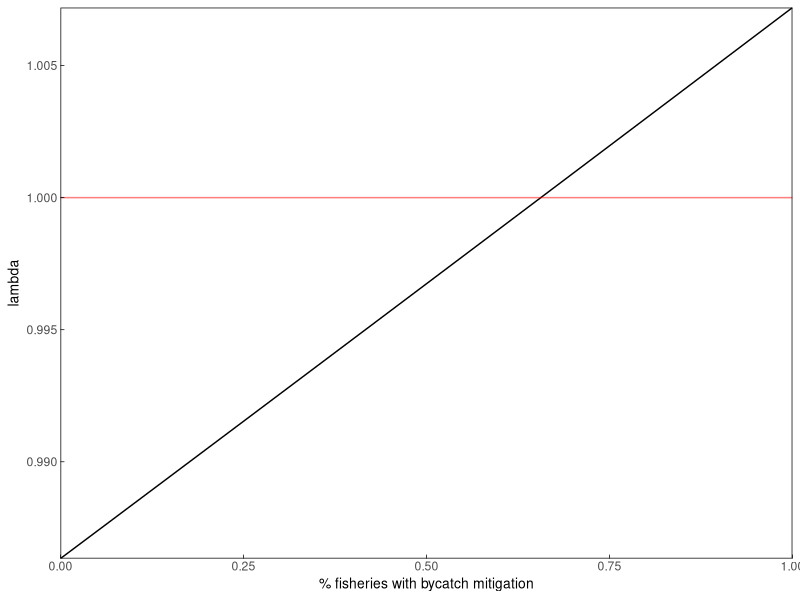
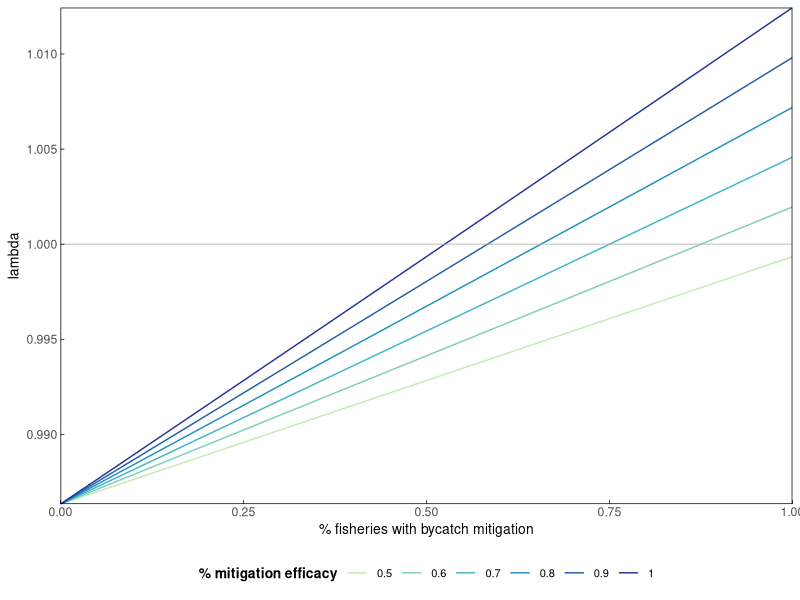
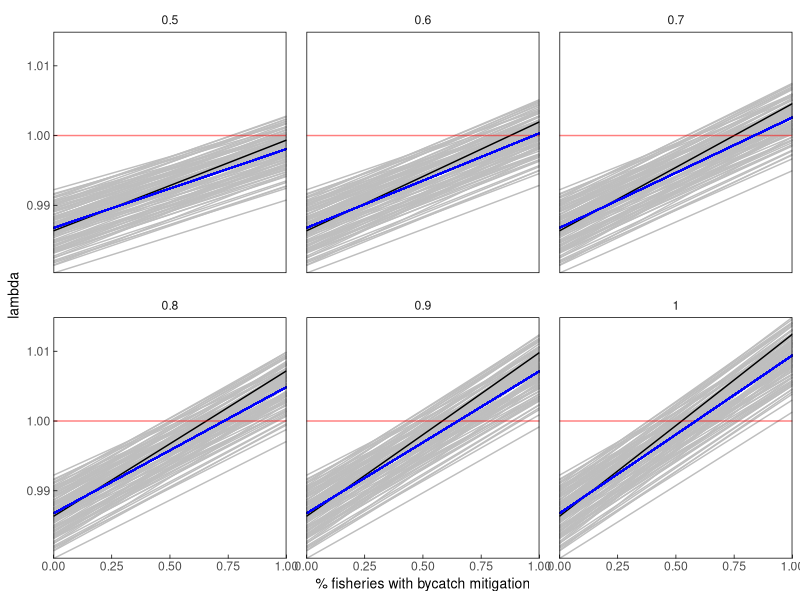
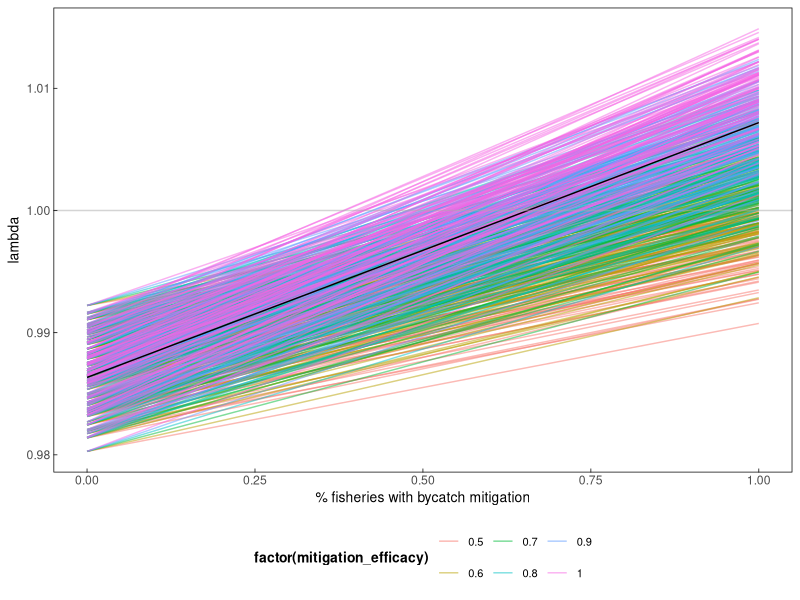

These figures' R source, in order:
## ---- chunk 1
library(here)
library(tidyverse)
library(RColorBrewer)

#set up various plotting themes
themeo <-theme_classic()+
  theme(strip.background = element_blank(),
        panel.grid.major = element_line(colour = "transparent"), 
        panel.grid.minor = element_line(colour = "transparent"),
        axis.line = element_blank(),
        axis.title = element_text(color = "black", size = 10),
        axis.ticks.length=unit(-0.1, "cm"),
        axis.ticks = element_line(color = "black", size = .25),
        axis.ticks.x = element_line(color = "black"),
        axis.ticks.y = element_line(color = "black"),
        panel.border = element_rect(colour = "black", fill=NA, size=.5),
        panel.spacing = unit(1, "lines"),
        legend.position = "bottom",
        legend.title = element_text(colour = "black", size = 10, face = "bold"),
        legend.text = element_text(color = "black", size =8)) #default legend position
## ---- chunk 2
#survival rates - drawn from Weimerskirch 1998
s_c <- 0.64 #chick+ fledgling survival year 0-1
s_cc <- 0.7244736 #conditional chick survival (disregarding parental survival) *calculated from other VRs, not directly from literature
s_j <- 0.85 #juvenile survival year 1-3
s_i <- 0.92 #immature survival year 3-7
s_s <- 0.94 #subadult survival year 7-10
s_a <- 0.94 #adult survival year 10+
#males show senescence but femailes don't, so not including it here, though perhaps I should since it impacts breeding success?

#fecundity building blocks
#breeding success - drawn from Weimerskirch 1998 &Rackete 2021
bs_a <- 0.76 #adult breeding success

#breeding probability (biennial breeders) - adult rate drawn from Rackete 2021, subadult downscaled slightly from that
bp_a <- 0.45 #adult breeding probablity (biennial breeding, most breeding by age 10)

c <- 0.5# # of female chicks per year

#fecundity 
f_a <- bs_a*bp_a*c
  
#add widowing
#assume 25% prob year1 -> 100% prob year 4?
#Sun et al 2022 - takes 4 years to reach next breeding attempt, breeding prob with new mate after widowhood = ~0.25 (fig5)
w <- 0.25
w4 <- 1
## ---- chunk 3
#set up age-based matrix based on vital rates

#Age classes (years)  0-1        1-2    2-3    3-4    4-5    5-6    6-7    7-8   8-9     9-10     10+         nw,        w1,             w2,              w3,             w4 
m <- matrix(data = c(0,          0,    0,      0,     0,     0,     0,     0,      0,      0,       s_a*f_a,    s_a*f_a,    s_a*f_a*w,    s_a*f_a*w,     s_a*f_a*w,     s_a*f_a*w4,        #0-1
                    s_cc*(s_a^2),0,    0,      0,     0,     0,     0,     0,      0,      0,       0,          0,          0,             0,              0,              0,              #1-2
                    0,           s_j,  0,      0,     0,     0,     0,     0,      0,      0,       0,          0,          0,             0,              0,              0,              #2-3
                    0,           0,    s_j,    0,     0,     0,     0,     0,      0,      0,       0,          0,          0,             0,              0,              0,              #3-4
                    0,           0,    0,      s_i,   0,     0,     0,     0,      0,      0,       0,          0,          0,             0,              0,              0,              #4-5
                    0,           0,    0,      0,     s_i,   0,     0,     0,      0,      0,       0,          0,          0,             0,              0,              0,              #5-6
                    0,           0,    0,      0,     0,     s_i,   0,     0,      0,      0,       0,          0,          0,             0,              0,              0,              #6-7
                    0,           0,    0,      0,     0,     0,     s_i,   0,      0,      0,       0,          0,          0,             0,              0,              0,              #7-8
                    0,           0,    0,      0,     0,     0,     0,     s_s,    0,      0,       0,          0,          0,             0,              0,              0,              #8-9
                    0,           0,    0,      0,     0,     0,     0,     0,      s_s,    0,       0,          0,          0,             0,              0,              0,              #9-10
                    0,           0,    0,      0,     0,     0,     0,     0,      0,      s_s,     0,          0,          0,             0,              0,              0,              #10
                    0,           0,    0,      0,     0,     0,     0,     0,      0,      0,       s_a*s_a,    s_a*s_a,    s_a*s_a*w,     s_a*s_a*w,      s_a*s_a*w,      s_a*s_a*w4,     #nw
                    0,           0,    0,      0,     0,     0,     0,     0,      0,      0,       s_a*(1-s_a),s_a*(1-s_a),s_a*(1-s_a)*w, s_a*(1-s_a)*w,  s_a*(1-s_a)*w,  s_a*(1-s_a)*w4, #w1
                    0,           0,    0,      0,     0,     0,     0,     0,      0,      0,       0,          0,          s_a*(1-w),     0,              0,              0,              #w2 
                    0,           0,    0,      0,     0,     0,     0,     0,      0,      0,       0,          0,          0,             s_a*(1-w),      0,              0,              #w3 
                    0,           0,    0,      0,     0,     0,     0,     0,      0,      0,       0,          0,          0,             0,              s_a*(1-w),      0),             #w4 
                   nrow = 16, byrow = TRUE) 
m
## ---- chunk 4
#deterministic growth rate (lambda)
#extract eigenvalues and lambda from the matrix 
m_eig <- eigen(m)
lambda <- as.numeric(m_eig$values[1])
lambda # this matches the ideal population growth rate in the table

#Stable state distribution
#extract and scale the right eigenvector 
SSD <- round(as.numeric(m_eig$vectors[,1]/sum(m_eig$vectors[,1])),3)
SSD

#extract reproductive values
RV <- as.numeric(eigen(t(m))$vectors[,1]/eigen(t(m))$vectors[1,1])
RV
## ---- chunk 5
#bycatch mortality rates
# ~25 - 35% of mortality has been attributed to bycatch (Cleeland et al 2021), 
# so I calculated the baseline mortality and divided by 4 (testing 33% now - /3)
m_j <- (1-s_j)/3 
m_i <- (1-s_i)/3
m_s <- (1-s_s)/3
m_a <- (1-s_a)/3

mitigation_eff <- 0.8
## ---- chunk 6
bycatch_reductions <- data.frame(reduction = seq(0, 1, by =0.01), lambda = NA)

for(i in 1:nrow(bycatch_reductions)){
  #New_surv = 1-((baseline_bycatch_mort*(1-mit_eff*mit_amount))+baseline_non_bycatch_mort)
  #new_surv = 1-(modified bycatch mortality + baseline non-bycatch mortality)
  n_s_j <- 1-((m_j*(1-(mitigation_eff*bycatch_reductions$reduction[i])))+(m_j*2))
  n_s_i <- 1-((m_i*(1-(mitigation_eff*bycatch_reductions$reduction[i])))+(m_i*2))
  n_s_s <- 1-((m_s*(1-(mitigation_eff*bycatch_reductions$reduction[i])))+(m_s*2))
  n_s_a <- 1-((m_a*(1-(mitigation_eff*bycatch_reductions$reduction[i])))+(m_s*2))
  
  #Age classes (years)  0-1           1-2    2-3     3-4    4-5    5-6    6-7    7-8    8-9    9-10   10+              nw,              w1,                w2,                 w3,                 w4 
  n_m <- matrix(data = c(0,           0,     0,      0,     0,     0,     0,     0,     0,     0,     n_s_a*f_a,       n_s_a*f_a,       n_s_a*f_a*w,       n_s_a*f_a*w,        n_s_a*f_a*w,        n_s_a*f_a*1,        #0-1
                       s_cc*(n_s_a^2),0,     0,      0,     0,     0,     0,     0,     0,     0,     0,               0,               0,                 0,                  0,                  0,                  #1-2
                       0,             n_s_j, 0,      0,     0,     0,     0,     0,     0,     0,     0,               0,               0,                 0,                  0,                  0,                  #2-3
                       0,             0,     n_s_j,  0,     0,     0,     0,     0,     0,     0,     0,               0,               0,                 0,                  0,                  0,                  #3-4
                       0,             0,     0,      n_s_i, 0,     0,     0,     0,     0,     0,     0,               0,               0,                 0,                  0,                  0,                  #4-5
                       0,             0,     0,      0,     n_s_i, 0,     0,     0,     0,     0,     0,               0,               0,                 0,                  0,                  0,                  #5-6
                       0,             0,     0,      0,     0,     n_s_i, 0,     0,     0,     0,     0,               0,               0,                 0,                  0,                  0,                  #6-7
                       0,             0,     0,      0,     0,     0,     n_s_i, 0,     0,     0,     0,               0,               0,                 0,                  0,                  0,                  #7-8
                       0,             0,     0,      0,     0,     0,     0,     n_s_s, 0,     0,     0,               0,               0,                 0,                  0,                  0,                  #8-9
                       0,             0,     0,      0,     0,     0,     0,     0,     n_s_s, 0,     0,               0,               0,                 0,                  0,                  0,                  #9-10
                       0,             0,     0,      0,     0,     0,     0,     0,     0,     n_s_s, 0,               0,               0,                 0,                  0,                  0,                  #10
                       0,             0,     0,      0,     0,     0,     0,     0,     0,     0,     n_s_a*n_s_a,     n_s_a*n_s_a,     n_s_a*n_s_a*w,     n_s_a*n_s_a*w,      n_s_a*n_s_a*w,      n_s_a*n_s_a*w4,     #nw
                       0,             0,     0,      0,     0,     0,     0,     0,     0,     0,     n_s_a*(1-n_s_a), n_s_a*(1-n_s_a), n_s_a*(1-n_s_a)*w, n_s_a*(1-n_s_a)*w,  n_s_a*(1-n_s_a)*w,  n_s_a*(1-n_s_a)*w4, #w1
                       0,             0,     0,      0,     0,     0,     0,     0,     0,     0,     0,               0,               n_s_a*(1-w),       0,                  0,                  0,                  #w2 
                       0,             0,     0,      0,     0,     0,     0,     0,     0,     0,     0,               0,               0,                 n_s_a*(1-w),        0,                  0,                  #w3 
                       0,             0,     0,      0,     0,     0,     0,     0,     0,     0,     0,               0,               0,                 0,                  n_s_a*(1-w),        0),                 #w4 
                      nrow = 16, byrow = TRUE) 
  
  #extract eigenvalues and lambda from the matrix 
  n_m_eig <- eigen(n_m)
  lambda_n <- as.numeric(n_m_eig$values[1])
  bycatch_reductions$lambda[i] <- lambda_n # this matches the ideal population growth rate in the table

}
## ---- chunk 7
ggplot(bycatch_reductions)+
  geom_line(aes(x=reduction, y=as.numeric(lambda)))+
  geom_hline(aes(yintercept = 1), color = "red", alpha =0.5)+ 
  # geom_vline(aes(xintercept = 0.66), color = "red", alpha =0.5)+ #illegal vs legal fishing transition
  # geom_vline(aes(xintercept = 0.33), color = "red", alpha =0.5)+ #illegal vs legal fishing transition
  labs(x="% fisheries with bycatch mitigation", y="lambda")+
  themeo+
  coord_cartesian(expand=FALSE)
## ---- chunk 8
bycatch_reductions2 <- seq(0, 1, by =0.01)
mitigation_eff_range <- seq(0.5,1, by  = 0.1)
output <- matrix(nrow = length(bycatch_reductions2), ncol = length(mitigation_eff_range)) %>% as.data.frame() 

for(k in 1:length(mitigation_eff_range)){
  mit_eff <- mitigation_eff_range[k]
  
  for(i in 1:length(bycatch_reductions2)){
  
  n_s_j <- 1-((m_j*(1-(mit_eff*bycatch_reductions2[i])))+(m_j*2))
  n_s_i <- 1-((m_i*(1-(mit_eff*bycatch_reductions2[i])))+(m_i*2))
  n_s_s <- 1-((m_s*(1-(mit_eff*bycatch_reductions2[i])))+(m_s*2))
  n_s_a <- 1-((m_a*(1-(mit_eff*bycatch_reductions2[i])))+(m_s*2))
  
  #Age classes (years)  0-1           1-2    2-3     3-4    4-5    5-6    6-7    7-8    8-9    9-10   10+              nw,              w1,                w2,                 w3,                 w4 
  n_m <- matrix(data = c(0,           0,     0,      0,     0,     0,     0,     0,     0,     0,     n_s_a*f_a,       n_s_a*f_a,       n_s_a*f_a*w,       n_s_a*f_a*w,        n_s_a*f_a*w,        n_s_a*f_a*w4,       #0-1
                       s_cc*(n_s_a^2),0,     0,      0,     0,     0,     0,     0,     0,     0,     0,               0,               0,                 0,                  0,                  0,                  #1-2
                       0,             n_s_j, 0,      0,     0,     0,     0,     0,     0,     0,     0,               0,               0,                 0,                  0,                  0,                  #2-3
                       0,             0,     n_s_j,  0,     0,     0,     0,     0,     0,     0,     0,               0,               0,                 0,                  0,                  0,                  #3-4
                       0,             0,     0,      n_s_i, 0,     0,     0,     0,     0,     0,     0,               0,               0,                 0,                  0,                  0,                  #4-5
                       0,             0,     0,      0,     n_s_i, 0,     0,     0,     0,     0,     0,               0,               0,                 0,                  0,                  0,                  #5-6
                       0,             0,     0,      0,     0,     n_s_i, 0,     0,     0,     0,     0,               0,               0,                 0,                  0,                  0,                  #6-7
                       0,             0,     0,      0,     0,     0,     n_s_i, 0,     0,     0,     0,               0,               0,                 0,                  0,                  0,                  #7-8
                       0,             0,     0,      0,     0,     0,     0,     n_s_s, 0,     0,     0,               0,               0,                 0,                  0,                  0,                  #8-9
                       0,             0,     0,      0,     0,     0,     0,     0,     n_s_s, 0,     0,               0,               0,                 0,                  0,                  0,                  #9-10
                       0,             0,     0,      0,     0,     0,     0,     0,     0,     n_s_s, 0,               0,               0,                 0,                  0,                  0,                  #10
                       0,             0,     0,      0,     0,     0,     0,     0,     0,     0,     n_s_a*n_s_a,     n_s_a*n_s_a,     n_s_a*n_s_a*w,     n_s_a*n_s_a*w,      n_s_a*n_s_a*w,      n_s_a*n_s_a*w4,     #nw
                       0,             0,     0,      0,     0,     0,     0,     0,     0,     0,     n_s_a*(1-n_s_a), n_s_a*(1-n_s_a), n_s_a*(1-n_s_a)*w, n_s_a*(1-n_s_a)*w,  n_s_a*(1-n_s_a)*w,  n_s_a*(1-n_s_a)*w4, #w1
                       0,             0,     0,      0,     0,     0,     0,     0,     0,     0,     0,               0,               n_s_a*(1-w),       0,                  0,                  0,                  #w2 
                       0,             0,     0,      0,     0,     0,     0,     0,     0,     0,     0,               0,               0,                 n_s_a*(1-w),        0,                  0,                  #w3 
                       0,             0,     0,      0,     0,     0,     0,     0,     0,     0,     0,               0,               0,                 0,                  n_s_a*(1-w),        0),                 #w4 
                      nrow = 16, byrow = TRUE) 
  
  #extract eigenvalues and lambda from the matrix 
  n_m_eig <- eigen(n_m)
  lambda_n <- as.numeric(n_m_eig$values[1])
  output[i,k] <- lambda_n # this matches the ideal population growth rate in the table

}
}

## ---- chunk 9
oldnames = c("V1","V2","V3","V4" ,"V5", "V6")
newnames = c("0.5", "0.6", "0.7", "0.8", "0.9", "1")

output<- output %>% 
  rename_with(~ newnames[which(oldnames == .x)], .cols = oldnames)

output$bycatch_reductions <- bycatch_reductions2

output_l <- output %>% 
  pivot_longer(cols = !bycatch_reductions,names_to = "mit_eff", values_to = "lambda")

output_l$mit_eff <- as.numeric(output_l$mit_eff)
## ---- chunk 10
ggplot(output_l)+
  geom_line(aes(x=bycatch_reductions, y=lambda, group = factor(mit_eff), color = factor(mit_eff)))+
  geom_hline(aes(yintercept = 1), color = "darkgrey", alpha =0.5)+ 
  # geom_vline(aes(xintercept = 0.66), color = "red", alpha =0.5)+ #illegal vs legal fishing transition
  # geom_vline(aes(xintercept = 0.33), color = "red", alpha =0.5)+ #illegal vs legal fishing transition
  labs(x="% fisheries with bycatch mitigation", y="lambda", color = "% mitigation efficacy")+
  themeo+
  guides(colour = guide_legend(nrow = 1))+
  coord_cartesian(expand=FALSE)+
  scale_color_manual(values=c("#c7e9b4", "#7fcdbb", "#41b6c4", "#1d91c0", "#225ea8", "#253494"))
## ---- chunk 11
#set mean, CI for each vital rate, use these to pull VR rates within beta distribution
#s_c2
s_c2mean <-0.64
s_c2upper_CI <- 0.65
s_c2lower_CI <- 0.63
  
s_c2SE <- (s_c2upper_CI - s_c2lower_CI) / 3.92

s_c2var <- s_c2SE^2

s_c2alpha = s_c2mean * ((1 - s_c2mean) / s_c2var - 1 / s_c2mean)
s_c2beta = (1 - s_c2mean) * ((1 -s_c2mean) /s_c2var - 1 / (1 - s_c2mean))

#s_cc2
s_cc2mean <-0.7244736
s_cc2upper_CI <- 0.73
s_cc2lower_CI <- 0.72
  
s_cc2SE <- (s_cc2upper_CI - s_cc2lower_CI) / 3.92

s_cc2var <- s_cc2SE^2

s_cc2alpha = s_cc2mean * ((1 - s_cc2mean) / s_cc2var - 1 / s_cc2mean)
s_cc2beta = (1 - s_cc2mean) * ((1 -s_cc2mean) /s_cc2var - 1 / (1 - s_cc2mean))

#s_j2
#s_j2mean <-0.825
s_j2mean <-0.85
s_j2upper_CI <- 0.85
s_j2lower_CI <- 0.8
  
s_j2SE <- (s_j2upper_CI - s_j2lower_CI) / 3.92

s_j2var <- s_j2SE^2

s_j2alpha = s_j2mean * ((1 - s_j2mean) / s_j2var - 1 / s_j2mean)
s_j2beta = (1 - s_j2mean) * ((1 -s_j2mean) /s_j2var - 1 / (1 - s_j2mean))

# s_i2
 #s_i2mean <-0.925
 s_i2mean <-0.92
 s_i2upper_CI <- 0.94
 s_i2lower_CI <- 0.91
  
 s_i2SE <- ( s_i2upper_CI -  s_i2lower_CI) / 3.92

 s_i2var <-  s_i2SE^2

 s_i2alpha =  s_i2mean * ((1 -  s_i2mean) /  s_i2var - 1 /  s_i2mean)
 s_i2beta = (1 -  s_i2mean) * ((1 - s_i2mean) / s_i2var - 1 / (1 -  s_i2mean))
 
# s_s2
 #s_s2mean <-0.944
 s_s2mean <-0.94
 s_s2upper_CI <- 0.95
 s_s2lower_CI <- 0.94
  
 s_s2SE <- ( s_s2upper_CI -  s_s2lower_CI) / 3.92

 s_s2var <-  s_s2SE^2

 s_s2alpha =  s_s2mean * ((1 -  s_s2mean) /  s_s2var - 1 /  s_s2mean)
 s_s2beta = (1 -  s_s2mean) * ((1 - s_s2mean) / s_s2var - 1 / (1 -  s_s2mean))
 
 # s_a2
 #s_a2mean <-0.945
  s_a2mean <-0.94
 s_a2upper_CI <- 0.95
 s_a2lower_CI <- 0.94
  
 s_a2SE <- ( s_a2upper_CI -  s_a2lower_CI) / 3.92

 s_a2var <-  s_a2SE^2

 s_a2alpha =  s_a2mean * ((1 -  s_a2mean) /  s_a2var - 1 /  s_a2mean)
 s_a2beta = (1 -  s_a2mean) * ((1 - s_a2mean) / s_a2var - 1 / (1 -  s_a2mean))

 
  # bs_a2
 bs_a2mean <-0.76
 bs_a2upper_CI <- 0.8
 bs_a2lower_CI <- 0.68
  
 bs_a2SE <- ( bs_a2upper_CI -  bs_a2lower_CI) / 3.92

 bs_a2var <-  bs_a2SE^2

 bs_a2alpha =  bs_a2mean * ((1 -  bs_a2mean) /  bs_a2var - 1 /  bs_a2mean)
 bs_a2beta = (1 -  bs_a2mean) * ((1 - bs_a2mean) / bs_a2var - 1 / (1 -  bs_a2mean))
 
 
   # bp_a2
 bp_a2mean <-0.45
 bp_a2upper_CI <- 0.7
 bp_a2lower_CI <- 0.4
  
 bp_a2SE <- ( bp_a2upper_CI -  bp_a2lower_CI) / 3.92

 bp_a2var <-  bp_a2SE^2

 bp_a2alpha =  bp_a2mean * ((1 -  bp_a2mean) /  bp_a2var - 1 /  bp_a2mean)
 bp_a2beta = (1 -  bp_a2mean) * ((1 - bp_a2mean) / bp_a2var - 1 / (1 -  bp_a2mean))
 
## ---- chunk 12
full_output <- vector("list", 6)
bycatch_reductions2 <- seq(0, 1, by =0.01)
mitigation_eff_range <- seq(0.5,1, by  = 0.1)
sims = 1:100

set.seed(123)

for(k in 1:length(mitigation_eff_range)){
  mit_eff <- mitigation_eff_range[k]
  
  output2 <- matrix(nrow = length(bycatch_reductions2), ncol = length(sims)) %>% as.data.frame() 
  
for(j in 1:length(sims)){
  
    set.seed(j)
    
    s_c2 <- random_values <- rbeta(n = 1, shape1 = s_c2alpha, shape2 = s_c2beta) #chick+ fledgling survival year 0-1 - 0.64 
    s_j2 <- random_values <- rbeta(n = 1, shape1 = s_j2alpha, shape2 = s_j2beta)#juvenile survival year 1-3 -  0.8 
    s_i2 <- random_values <- rbeta(n = 1, shape1 = s_i2alpha, shape2 = s_i2beta) #immature survival year 3-7 -  0.92
    s_s2 <- random_values <- rbeta(n = 1, shape1 = s_s2alpha, shape2 = s_s2beta) #subadult survival year 7-10 - 0.94
    s_a2 <- random_values <- rbeta(n = 1, shape1 = s_a2alpha, shape2 = s_a2beta) #adult survival year 10+ - 0.94

    bs_a2 <- random_values <- rbeta(n = 1, shape1 = bs_a2alpha, shape2 = bs_a2beta) #adult breeding success - 0.8 
    bp_a2 <- random_values <- rbeta(n = 1, shape1 = bp_a2alpha, shape2 = bp_a2beta)  #adult breeding probablity (biennial breeding, most breeding by age 10) - 0.45
    c2 <- 0.5# # of female chicks per year
    f_a2 <- bs_a*bp_a*c #fecundity
  
    # not sure why i decided to do this so removing it for now, and reverting matrix to old widowing rates (w and w4)
    # w2 <- sample(seq(0.4,0.5, by =0.01), size=1, replace = TRUE) 
    # w42 <- 1
    
    which1 <- as.numeric(sample(c(3,4), size=1, replace = TRUE))  #select whether to partition mortality into 3 sections (33% = bycatch) or 4 (25%=bycatch)
    m_j2 <- (1-s_j2)/which1 # divide total moratlity by 3 or 4 to get bycatch mortality
    o_m_j2 <- m_j2*(which1-1) #multiply bycatch by 1-(3 or 4) to get non-bycatch mortality

    which2 <- as.numeric(sample(c(3,4), size=1, replace = TRUE))
    m_i2 <- (1-s_i2)/which2
    o_m_i2 <- m_i2*(which2-1)

    which3 <- as.numeric(sample(c(3,4), size=1, replace = TRUE))
    m_s2 <- (1-s_s2)/which3
    o_m_s2 <- m_s2*(which3-1)

    which4 <- as.numeric(sample(c(3,4), size=1, replace = TRUE))
    m_a2 <- (1-s_a2)/which4
    o_m_a2 <- m_a2*(which4-1)
    
    
for(i in 1:length(bycatch_reductions2)){
  
  #calculate new survival rates = 1-(bycatch mortality*(1-efficacy of intervention action * proportion of fishery implementing intervention actions))+mortality remainder)
  n_s_j2 <- 1-((m_j2*(1-(mit_eff*bycatch_reductions2[i])))+(o_m_j2))
  n_s_i2 <- 1-((m_i2*(1-(mit_eff*bycatch_reductions2[i])))+(o_m_i2))
  n_s_s2 <- 1-((m_s2*(1-(mit_eff*bycatch_reductions2[i])))+(o_m_s2))
  n_s_a2 <- 1-((m_a2*(1-(mit_eff*bycatch_reductions2[i])))+(o_m_a2))
  
  #Age classes (years)  0-1             1-2    2-3    3-4    4-5    5-6    6-7    7-8    8-9    9-10   10+               nw,               w1,                  w2,                  w3,                  w4 
  n_m2 <- matrix(data=c(0,              0,     0,     0,     0,     0,     0,     0,     0,     0,     n_s_a2*f_a2,      n_s_a2*f_a2,      n_s_a2*f_a2*w,      n_s_a2*f_a2*w,      n_s_a2*f_a2*w,      n_s_a2*f_a2*w4,          #0-1
                        s_cc*(n_s_a2^2),0,     0,     0,     0,     0,     0,     0,     0,     0,     0,                0,                0,                   0,                   0,                   0,                    #1-2
                        0,              n_s_j2,0,     0,     0,     0,     0,     0,     0,     0,     0,                0,                0,                   0,                   0,                   0,                    #2-3
                        0,              0,     n_s_j2,0,     0,     0,     0,     0,     0,     0,     0,                0,                0,                   0,                   0,                   0,                    #3-4
                        0,              0,     0,     n_s_i2,0,     0,     0,     0,     0,     0,     0,                0,                0,                   0,                   0,                   0,                    #4-5
                        0,              0,     0,     0,     n_s_i2,0,     0,     0,     0,     0,     0,                0,                0,                   0,                   0,                   0,                    #5-6
                        0,              0,     0,     0,     0,     n_s_i2,0,     0,     0,     0,     0,                0,                0,                   0,                   0,                   0,                    #6-7
                        0,              0,     0,     0,     0,     0,     n_s_i2,0,     0,     0,     0,                0,                0,                   0,                   0,                   0,                    #7-8
                        0,              0,     0,     0,     0,     0,     0,     n_s_s2,0,     0,     0,                0,                0,                   0,                   0,                   0,                    #8-9
                        0,              0,     0,     0,     0,     0,     0,     0,     n_s_s2,0,     0,                0,                0,                   0,                   0,                   0,                    #9-10
                        0,              0,     0,     0,     0,     0,     0,     0,     0,     n_s_s2,0,                0,                0,                   0,                   0,                   0,                    #10
                        0,              0,     0,     0,     0,     0,     0,     0,     0,     0,     n_s_a2*n_s_a2,    n_s_a2*n_s_a2,    n_s_a2*n_s_a2*w,     n_s_a2*n_s_a2*w,     n_s_a2*n_s_a2*w,     n_s_a2*n_s_a2*w4,     #nw
                        0,              0,     0,     0,     0,     0,     0,     0,     0,     0,     n_s_a2*(1-n_s_a2),n_s_a2*(1-n_s_a2),n_s_a2*(1-n_s_a2)*w, n_s_a2*(1-n_s_a2)*w, n_s_a2*(1-n_s_a2)*w, n_s_a2*(1-n_s_a2)*w4, #w1
                        0,              0,     0,     0,     0,     0,     0,     0,     0,     0,     0,                0,                n_s_a2*(1-w),        0,                   0,                   0,                    #w2 
                        0,              0,     0,     0,     0,     0,     0,     0,     0,     0,     0,                0,                0,                   n_s_a2*(1-w),        0,                   0,                    #w3 
                        0,              0,     0,     0,     0,     0,     0,     0,     0,     0,     0,                0,                0,                   0,                   n_s_a2*(1-w),        0),                   #w4 
                       nrow = 16, byrow = TRUE) 
  
  #extract eigenvalues and lambda from the matrix 
  n_m_eig2 <- eigen(n_m2)
  lambda_n2 <- as.numeric(n_m_eig2$values[1])
  output2[i,j] <- lambda_n2 # this matches the ideal population growth rate in the table
  output2 <- as.data.frame(output2)
  output2$mitigation_efficacy <- mit_eff
  output2$bycatch_reduction <- bycatch_reductions2
    
 full_output[[k]] <- output2

}
}
}

full_output[[1]]

sim_results <- full_output[[1]]
sim_results$quantile5 <-  apply(sim_results[1:100], 1, quantile, (probs =c(0.05)))
sim_results$quantile95 <-  apply(sim_results[1:100], 1, quantile, (probs =c(0.95)))
## ---- chunk 13
mitigation_eff_range #0.5 0.6 0.7 0.8 0.9 1.0

mit05_l <- full_output[[1]] %>% 
  pivot_longer(cols = starts_with("V"), names_to = "simrun", values_to = "lambda")
mit06_l <- full_output[[2]] %>% 
  pivot_longer(cols = starts_with("V"), names_to = "simrun", values_to = "lambda")
mit07_l <- full_output[[3]] %>% 
  pivot_longer(cols = starts_with("V"), names_to = "simrun", values_to = "lambda")
mit08_l <- full_output[[4]] %>% 
  pivot_longer(cols = starts_with("V"), names_to = "simrun", values_to = "lambda")
mit09_l <- full_output[[5]] %>% 
  pivot_longer(cols = starts_with("V"), names_to = "simrun", values_to = "lambda")
mit1_l <- full_output[[6]] %>% 
  pivot_longer(cols = starts_with("V"), names_to = "simrun", values_to = "lambda")

fulldat <- rbind(mit05_l,mit06_l,mit07_l,mit08_l,mit09_l,mit1_l)
fulldat$mitsim <- paste(fulldat$mitigation_efficacy, fulldat$simrun)

mit05 <- full_output[[1]] 
mit06 <- full_output[[2]] 
mit07 <- full_output[[3]] 
mit08 <- full_output[[4]] 
mit09 <- full_output[[5]] 
mit1 <- full_output[[6]] 

full_dat_w <- rbind(mit05,mit06,mit07,mit08,mit09,mit1)
full_dat_w$quantile5 <-  apply(full_dat_w[1:100], 1, quantile, (probs =c(0.05)))
full_dat_w$quantile95 <-  apply(full_dat_w[1:100], 1, quantile, (probs =c(0.95)))
full_dat_w$mitsim <- paste(full_dat_w$mitigation_efficacy, full_dat_w$simrun)

## ---- chunk 14

output_l$mitigation_efficacy <- output_l$mit_eff
fulldat <- fulldat %>% group_by(mitigation_efficacy, bycatch_reduction) %>% mutate(mean_lambda = mean(lambda)) %>% ungroup()

ggplot(fulldat)+
  geom_line(aes(x=bycatch_reduction, y=lambda, group = simrun), color = "grey")+
  geom_line(data = output_l, aes(x=bycatch_reductions, y=lambda))+
  geom_hline(aes(yintercept = 1), color = "red", alpha =0.5)+ 
  geom_line(aes(x=bycatch_reduction, y=mean_lambda, group = simrun), color = "blue")+
  # geom_vline(aes(xintercept = 0.66), color = "red", alpha =0.5)+ #illegal vs legal fisheries transition
  # geom_vline(aes(xintercept = 0.33), color = "red", alpha =0.5)+ #illegal vs legal fisheries transition
  labs(x="% fisheries with bycatch mitigation", y="lambda")+
  facet_wrap(~mitigation_efficacy)+
  themeo+
  coord_cartesian(expand=FALSE)


## ---- chunk 15
fig2_widowing <- ggplot(full_dat_w)+
  geom_line(aes(x=bycatch_reduction, y=quantile5), color = "grey")+
  geom_line(aes(x=bycatch_reduction, y=quantile95), color = "grey")+
  geom_ribbon(aes(x=bycatch_reduction, ymin=quantile5, ymax=quantile95), color = "lightgrey", alpha =0.25)+
  geom_line(data = fulldat, aes(x=bycatch_reduction, y=mean_lambda, group = simrun), color = "blue")+ #mean VR
  # geom_line(data = output_l, aes(x=bycatch_reductions, y=lambda))+ #"best" VR
  geom_hline(aes(yintercept = 1), color = "red", alpha =0.5)+ 
  # geom_vline(aes(xintercept = 0.66), color = "red", alpha =0.5)+ #illegal vs legal fisheries transition
  # geom_vline(aes(xintercept = 0.33), color = "red", alpha =0.5)+ #illegal vs legal fisheries transition
  labs(x="% fisheries with bycatch mitigation", y="lambda")+
  facet_wrap(~mitigation_efficacy)+
  themeo+
  coord_cartesian(expand=FALSE)

 # ggsave(fig2_widowing, path ="/Users/sarahbecker/Dropbox/CU_ENVS/Classes/Spring2022/ENVS_5100_QuantConsBiol/project/w_albatross_demo_wd",file="fig2_widowing.png")
## ---- chunk 16
fig2_widowingb <- ggplot(full_dat_w)+
  geom_line(aes(x=bycatch_reduction, y=quantile5), color = "grey")+
  geom_line(aes(x=bycatch_reduction, y=quantile95), color = "grey")+
  geom_ribbon(aes(x=bycatch_reduction, ymin=quantile5, ymax=quantile95,color = factor(mitigation_efficacy),fill  = factor(mitigation_efficacy)), alpha =0.25)+
  # geom_line(data = output_l, aes(x=bycatch_reductions, y=lambda))+ #"best" VR
  geom_line(data = fulldat, aes(x=bycatch_reduction, y=mean_lambda, group = simrun), color = "blue")+ #mean VR
  geom_hline(aes(yintercept = 1), color = "#525252", alpha =0.5)+ 
  labs(x="% fisheries with bycatch mitigation", y="lambda", fill = "mitigation efficacy", color = "mitigation efficacy")+
  geom_vline(aes(xintercept = 0.66), color = "#a50f15", alpha =0.5)+  #illegal vs legal fisheries transition
  # geom_vline(aes(xintercept = 0.6), color = "#a50f15", alpha =0.25)+  #variation in illegal vs legal fisheries transition
  # geom_vline(aes(xintercept = 0.72), color = "#a50f15", alpha =0.25)+ #varitation in illegal vs legal fisheries transition
  facet_wrap(~mitigation_efficacy, nrow =1)+
  themeo+
  guides(colour = guide_legend(nrow = 1))+
  coord_cartesian(expand=FALSE)+
  scale_x_continuous(breaks = c(0, 0.25, 0.5, 0.75, 1), labels=(c("0", "0.25", "0.5", "0.75", "1")))+
  scale_color_manual(values=c("#c7e9b4", "#7fcdbb", "#41b6c4", "#1d91c0", "#225ea8", "#253494"))+
  scale_fill_manual(values=c("#c7e9b4", "#7fcdbb", "#41b6c4", "#1d91c0", "#225ea8", "#253494"))

 # ggsave(fig2_widowingb, path ="/Users/sarahbecker/Dropbox/CU_ENVS/Classes/Spring2022/ENVS_5100_QuantConsBiol/project/w_albatross_demo_wd", file="fig2_widowingb.png", width = 14, height = 3.5, units = "in")
## ---- chunk 17
 fig2_widowingc <- ggplot(full_dat_w)+
  geom_line(aes(x=bycatch_reduction, y=quantile5), color = "grey")+
  geom_line(aes(x=bycatch_reduction, y=quantile95), color = "grey")+
  geom_ribbon(aes(x=bycatch_reduction, ymin=quantile5, ymax=quantile95,color = factor(mitigation_efficacy),fill  = factor(mitigation_efficacy)), alpha =0.25)+
  # geom_line(data = output_l, aes(x=bycatch_reductions, y=lambda))+ #"best" VR
  geom_line(data = fulldat, aes(x=bycatch_reduction, y=mean_lambda, group = simrun), color = "blue")+ #mean VR
  geom_hline(aes(yintercept = 1), color = "#525252", alpha =0.5)+
  labs(x="% fisheries with bycatch mitigation", y="lambda")+
  facet_wrap(~mitigation_efficacy, nrow = 1)+
  themeo+
  guides(colour = guide_legend(nrow = 1))+
  coord_cartesian(expand=FALSE)+
  scale_color_manual(values=c("#c7e9b4", "#7fcdbb", "#41b6c4", "#1d91c0", "#225ea8", "#253494"))+
  scale_fill_manual(values=c("#c7e9b4", "#7fcdbb", "#41b6c4", "#1d91c0", "#225ea8", "#253494"))

 # ggsave(fig2_widowingc, path ="/Users/sarahbecker/Dropbox/CU_ENVS/Classes/Spring2022/ENVS_5100_QuantConsBiol/project/w_albatross_demo_wd", file="fig2_widowingc.png",width = 14, height = 3.5, units = "in")

## ---- chunk 18
fig2_widowingd <- ggplot(full_dat_w)+
  geom_line(aes(x=bycatch_reduction, y=quantile5), color = "grey")+
  geom_line(aes(x=bycatch_reduction, y=quantile95), color = "grey")+
  geom_ribbon(aes(x=bycatch_reduction, ymin=quantile5, ymax=quantile95,color = factor(mitigation_efficacy),fill  = factor(mitigation_efficacy)), alpha =0.25)+
  # geom_line(data = output_l, aes(x=bycatch_reductions, y=lambda))+ #"best" VR
  geom_line(data = fulldat, aes(x=bycatch_reduction, y=mean_lambda, group = simrun), color = "blue")+ #mean VR
  geom_hline(aes(yintercept = 1), color = "#525252", alpha =0.5)+ 
  labs(x="% fisheries with bycatch mitigation", y="lambda")+
  geom_vline(aes(xintercept = 0.33), color = "#a50f15", alpha =0.5)+
  facet_wrap(~mitigation_efficacy, nrow = 1)+
  themeo+
  guides(colour = guide_legend(nrow = 1))+
  coord_cartesian(expand=FALSE)+
  scale_color_manual(values=c("#c7e9b4", "#7fcdbb", "#41b6c4", "#1d91c0", "#225ea8", "#253494"))+
  scale_fill_manual(values=c("#c7e9b4", "#7fcdbb", "#41b6c4", "#1d91c0", "#225ea8", "#253494"))

 # ggsave(fig2_widowingd, path ="/Users/sarahbecker/Dropbox/CU_ENVS/Classes/Spring2022/ENVS_5100_QuantConsBiol/project/w_albatross_demo_wd", file="fig2_widowingd.png",width = 14, height = 3.5, units = "in")
## ---- chunk 19
fig1_widowing <- ggplot(full_dat_w)+
  geom_ribbon(aes(x=bycatch_reduction, ymin=quantile5, ymax=quantile95, color = factor(mitigation_efficacy),fill  = factor(mitigation_efficacy)), alpha =0.25)+
  geom_line(data = bycatch_reductions, aes(x=reduction, y=as.numeric(lambda)))+
  geom_hline(aes(yintercept = 1), color = "#525252")+ 
  labs(x="% fisheries with bycatch mitigation", y="lambda", color = "mitigation efficacy", fill = "mitigation efficacy")+
  themeo+
  guides(colour = guide_legend(nrow = 1))+
  coord_cartesian(expand=FALSE)+
  scale_color_manual(values=c("#c7e9b4", "#7fcdbb", "#41b6c4", "#1d91c0", "#225ea8", "#253494"))+
  scale_fill_manual(values=c("#c7e9b4", "#7fcdbb", "#41b6c4", "#1d91c0", "#225ea8", "#253494"))

#  ggsave(fig1_widowing, path ="/Users/sarahbecker/Dropbox/CU_ENVS/Classes/Spring2022/ENVS_5100_QuantConsBiol/project/w_albatross_demo_wd",file="fig1_widowing.png")
## ---- chunk 20
fig1_widowing_illegal <- ggplot(full_dat_w)+
  geom_ribbon(aes(x=bycatch_reduction, ymin=quantile5, ymax=quantile95, color = factor(mitigation_efficacy),fill  = factor(mitigation_efficacy)), alpha =0.25)+
  geom_line(data = bycatch_reductions, aes(x=reduction, y=as.numeric(lambda)))+
  geom_hline(aes(yintercept = 1), color = "#525252")+ 
  geom_vline(aes(xintercept = 0.34), color = "#a50f15", alpha =0.5)+ #illegal vs legal fisheries transition
  geom_vline(aes(xintercept = 0.28), color = "#a50f15", alpha =0.25)+ #variation in illegal vs legal fisheries transition
  geom_vline(aes(xintercept = 0.40), color = "#a50f15", alpha =0.25)+ #variation in illegal vs legal fisheries transition
  labs(x="% fisheries with bycatch mitigation", y="lambda", color = "mitigation efficacy", fill = "mitigation efficacy")+
  themeo+
  guides(colour = guide_legend(nrow = 1))+
  coord_cartesian(expand=FALSE)+
  scale_color_manual(values=c("#c7e9b4", "#7fcdbb", "#41b6c4", "#1d91c0", "#225ea8", "#253494"))+
  scale_fill_manual(values=c("#c7e9b4", "#7fcdbb", "#41b6c4", "#1d91c0", "#225ea8", "#253494"))

# ggsave(fig1_widowing_illegal, path ="/Users/sarahbecker/Dropbox/CU_ENVS/Classes/Spring2022/ENVS_5100_QuantConsBiol/project/w_albatross_demo_wd", file="fig1_widowing_illegal.png")
## ---- chunk 21
fig1_widowing_legal <- ggplot(full_dat_w)+
  geom_ribbon(aes(x=bycatch_reduction, ymin=quantile5, ymax=quantile95, color = factor(mitigation_efficacy),fill  = factor(mitigation_efficacy)), alpha =0.25)+
  geom_line(data = bycatch_reductions, aes(x=reduction, y=as.numeric(lambda)))+
  geom_hline(aes(yintercept = 1), color = "#525252")+
  geom_vline(aes(xintercept = 0.66), color = "#a50f15", alpha =0.5)+ #illegal vs legal fisheries transition
  geom_vline(aes(xintercept = 0.6), color = "#a50f15", alpha =0.25)+ #variation in illegal vs legal fisheries transition
  geom_vline(aes(xintercept = 0.72), color = "#a50f15", alpha =0.25)+ #variation in illegal vs legal fisheries transition
  labs(x="% fisheries with bycatch mitigation", y="lambda", color = "mitigation efficacy", fill = "mitigation efficacy")+
  themeo+
  guides(colour = guide_legend(nrow = 1))+
  coord_cartesian(expand=FALSE)+
  scale_color_manual(values=c("#c7e9b4", "#7fcdbb", "#41b6c4", "#1d91c0", "#225ea8", "#253494"))+
  scale_fill_manual(values=c("#c7e9b4", "#7fcdbb", "#41b6c4", "#1d91c0", "#225ea8", "#253494"))

# ggsave(fig1_widowing_legal, path ="/Users/sarahbecker/Dropbox/CU_ENVS/Classes/Spring2022/ENVS_5100_QuantConsBiol/project/w_albatross_demo_wd", file="fig1_widowing_legal.png")
## ---- chunk 22
ggplot(fulldat)+
  geom_line(aes(x=bycatch_reduction, y=lambda, group = mitsim, color = factor(mitigation_efficacy)), alpha =0.5)+
  geom_line(data = bycatch_reductions, aes(x=reduction, y=as.numeric(lambda)))+
  geom_hline(aes(yintercept = 1), color = "darkgrey", alpha =0.5)+ 
  # geom_vline(aes(xintercept = 0.66), color = "red", alpha =0.5)+ #illegal vs legal fisheries transition
  # geom_vline(aes(xintercept = 0.33), color = "red", alpha =0.5)+ #illegal vs legal fisheries transition
  labs(x="% fisheries with bycatch mitigation", y="lambda")+
  themeo
